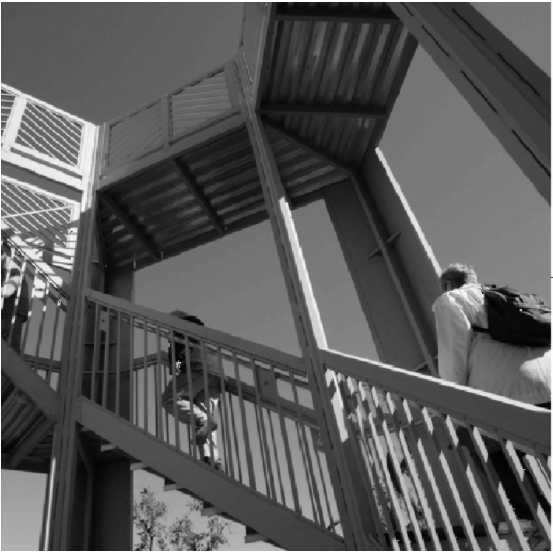
#> input picture 【DL 第二弹】/EP02：【CV】卷积/pictures/edge detection.PNG, 553 x 553 px
$ python 03_EdgeDetection.py   (older library calls are emulated)
#> lines starting #> are read from the running program, lines starting #| are printed output that depends on the picture; after the words box and inside, x2 and y2 are one past the last pixel; in counts of white or black regions, pixels touching at a corner belong together
import cv2
import numpy as np
from matplotlib import pyplot as plt

img2 = cv2.imread('pictures/edge detection.PNG', cv2.COLOR_BGR2GRAY) # 将原图片读取为灰度图
#> img2 is the input picture: shape (553, 553, 3); min 2, max 255, mean 89.1

plt.figure(dpi=300)
plt.imshow(img2, cmap='gray') # 显示灰度图
plt.axis('off')
plt.show()

# 1. Sobel算子
sobelx = cv2.Sobel(img2, cv2.CV_64F, 1, 0, ksize=5) # x方向上的Sobel算子
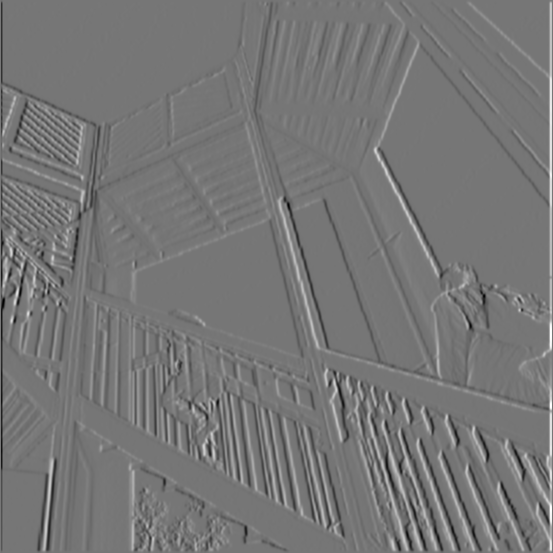
#> sobelx: shape (553, 553, 3) float64; min -9191, max 10612, mean 15.2; drawn with min black and max white
plt.figure(dpi=300)
plt.imshow(sobelx, cmap='gray') # 显示x方向上的Sobel算子
plt.axis('off')
plt.show()
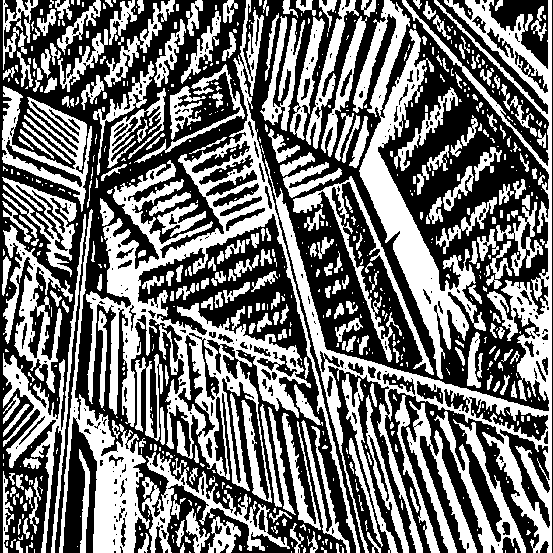
#> shown: shape (553, 553, 3) float64; values 0 (black) and 1 (white), 45.2% white; 710 white regions (435 under 20 px), largest, box (x1, y1, x2, y2) and area: (86, 0, 360, 553) 24578, (265, 0, 552, 553) 18676, (353, 0, 486, 379) 11514

sobely = cv2.Sobel(img2, cv2.CV_64F, 0, 1, ksize=5) # y方向上的Sobel算子
plt.figure(dpi=300)
plt.imshow(sobely, cmap='gray') # 显示y方向上的Sobel算子
plt.axis('off')
plt.show()
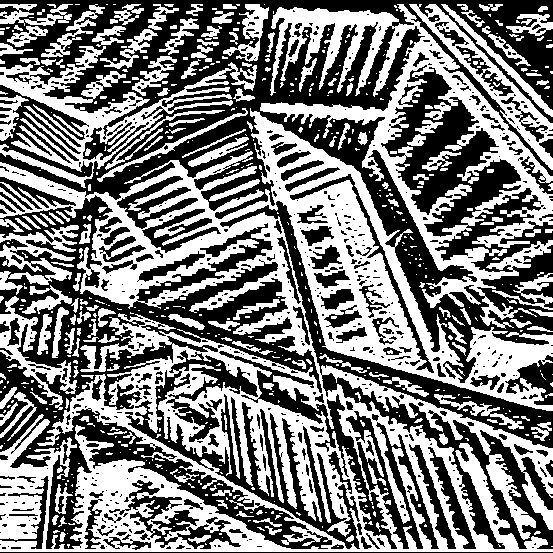
#> shown: shape (553, 553, 3) float64; values 0 (black) and 1 (white), 48.6% white; 597 white regions (417 under 20 px), largest, box (x1, y1, x2, y2) and area: (0, 108, 553, 552) 86963, (260, 4, 553, 329) 20855, (0, 46, 257, 188) 8481

# 2. Laplacian算子
laplacian = cv2.Laplacian(img2, cv2.CV_64F, ksize=5) # Laplacian算子
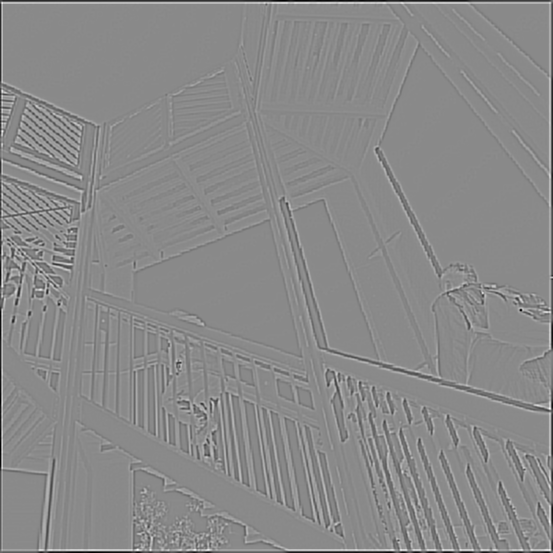
#> laplacian: shape (553, 553, 3) float64; min -7820, max 6634, mean -17.7; drawn with min black and max white
plt.figure(dpi=300)
plt.imshow(laplacian, cmap='gray') # 显示Laplacian算子
plt.axis('off')
plt.show()
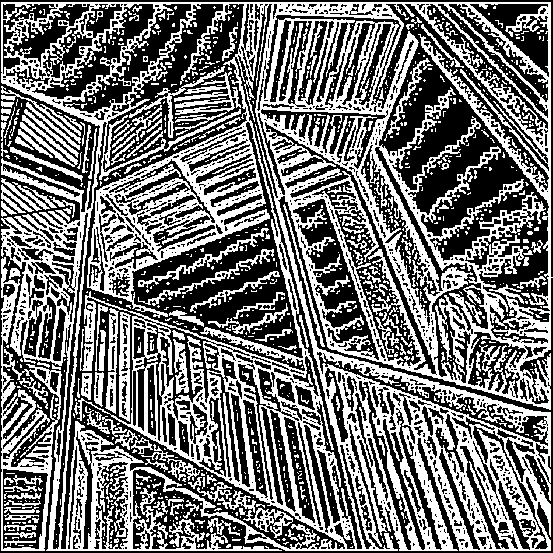
#> shown: shape (553, 553, 3) float64; values 0 (black) and 1 (white), 45.7% white; 1104 white regions (922 under 20 px), largest, box (x1, y1, x2, y2) and area: (1, 2, 553, 551) 110037, (1, 257, 62, 551) 4110, (174, 71, 241, 115) 984

# 3. Sharpness算子
sharpness = cv2.filter2D(img2, -1, np.array([[-1, -1, -1], [-1, 9, -1], [-1, -1, -1]])) # Sharpness算子
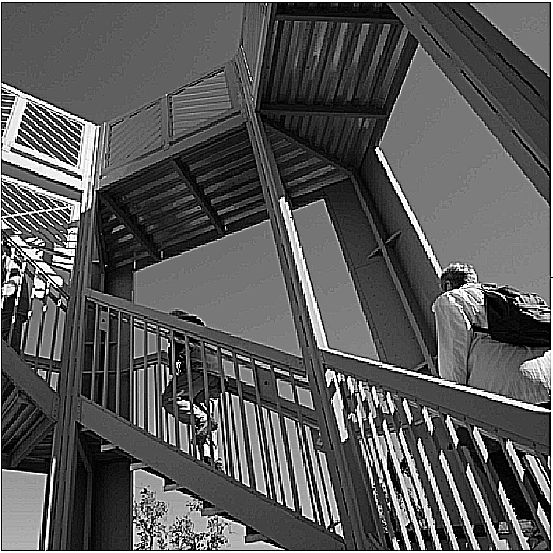
#> sharpness: shape (553, 553, 3); min 0, max 255, mean 88.6
plt.figure(dpi=300)
plt.imshow(sharpness, cmap='gray') # 显示Sharpness算子
plt.axis('off')
plt.show()

# 4. box blur算子
box_blur = cv2.blur(img2, (5, 5)) # box blur算子
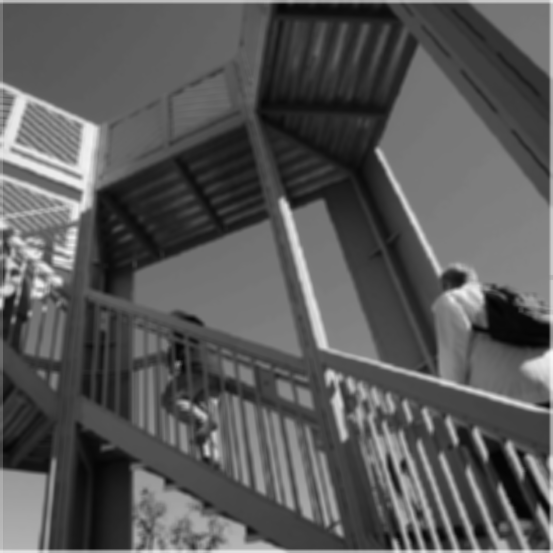
#> box_blur: shape (553, 553, 3); min 3, max 247, mean 88.8
plt.figure(dpi=300)
plt.imshow(box_blur, cmap='gray') # 显示box blur算子
plt.axis('off')
plt.show()
